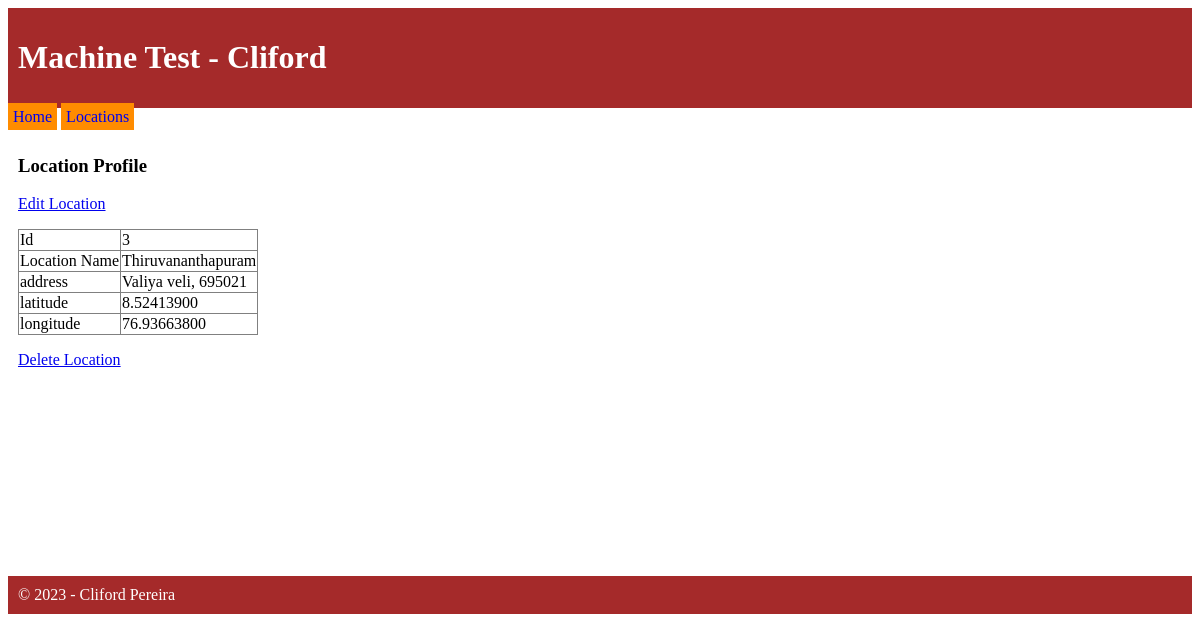
The app's page /locations/show.php?id=3 with its own data.
### tables this page shows
CREATE TABLE `locations` (
  `id` bigint(20) UNSIGNED NOT NULL,
  `location_name` varchar(30) NOT NULL,
  `address` varchar(150) NOT NULL,
  `latitude` decimal(11,8) NOT NULL,
  `longitude` decimal(11,8) NOT NULL
);

### utilities/functions.php (called while the page is built, shortened)
<?php
function view($view, $data=null)
{
	require_once("views/" . $view . ".php");
}
function test_input($data) {
  $data = trim($data);
  $data = stripslashes($data);
  $data = htmlspecialchars($data);
  return $data;
}
?>

### locations/LocationsController.php (called while the page is built, shortened)
<?php
require_once("../utilities/functions.php");
require_once("../utilities/CP_Controller.php");
class LocationsController extends CP_Controller
{
	public function show()
	{
		$id = test_input($_GET['id']);
		$location = new Location($this->conn);
		$location = $location->find($id);
		view('show', compact("location"));
	}
}
?>

### utilities/Route.php (called while the page is built, shortened)
<?php
class Route
{
	public static function call_action($controller, $action) {
		require_once("../utilities/connection.php");
		$controller = new $name($conn);
		call_user_func(array($controller, $action));
	}
}
?>

### locations/show.php (called while the page is built)
<?php
require_once("../utilities/Route.php");
Route::call_action('locations', 'show');
?>

### utilities/CP_Controller.php (called while the page is built, shortened)
<?php
abstract class CP_Controller implements I_Controller
{
	function __construct($conn)
	{
		$this->conn = $conn;
	}
}
?>

### utilities/CP_Model.php (called while the page is built, shortened)
<?php
require_once("DBAbstraction.php");
abstract class CP_Model implements I_Model
{
	function __construct($conn, $tablename)
	{
		$this->conn = $conn;
		$this->tablename = $tablename;
	}
}
?>

### utilities/DBAbstraction.php (called while the page is built, shortened)
<?php
trait DBAbstraction
{
	public function runSelect($sql, $one_row_only = false)
	{
		if ($result = $this->conn->query($sql)) {
			if ($one_row_only === TRUE) {
				$row = $result->fetch_object();
				return $row;
			} else {
				$rows = array();
				while ($row = $result->fetch_object()) {
					array_push($rows, $row);
				}
				return $rows;
			}
		} else {
			return false;
		}
	}
	public function find($id)
	{
		$sql = "select * from $this->tablename where id = $id";
		return $this->runSelect($sql, TRUE);
	}
}
?>

### locations/views/show.php (the view)
<?php
require_once("../header.php");
extract($data);
?>
<h3>Location Profile</h3>
<p><a href="edit.php?id=<?= $location->id ; ?>">Edit Location</a></p>
<table border="1" border-colapse>
	<tr><td>Id</td><td><?= $location->id ; ?></td></tr>
	<tr><td>Location Name</td><td><?= $location->location_name ; ?></td></tr>
	<tr><td>address</td><td><?= $location->address ; ?></td></tr>
	<tr><td>latitude</td><td><?= $location->latitude ; ?></td></tr>
	<tr><td>longitude</td><td><?= $location->longitude ; ?></td></tr>
</table>
<p><a href="destroy.php?id=<?= $location->id ; ?>">Delete Location</a></p>
<?php require_once("../footer.php"); ?>

### style.css (style rules this page uses)
table { border-collapse: collapse; }

### records on screen
locations: id "3", location_name "Thiruvananthapuram", address "Valiya veli, 695021", latitude "8.52413900", longitude "76.93663800"
